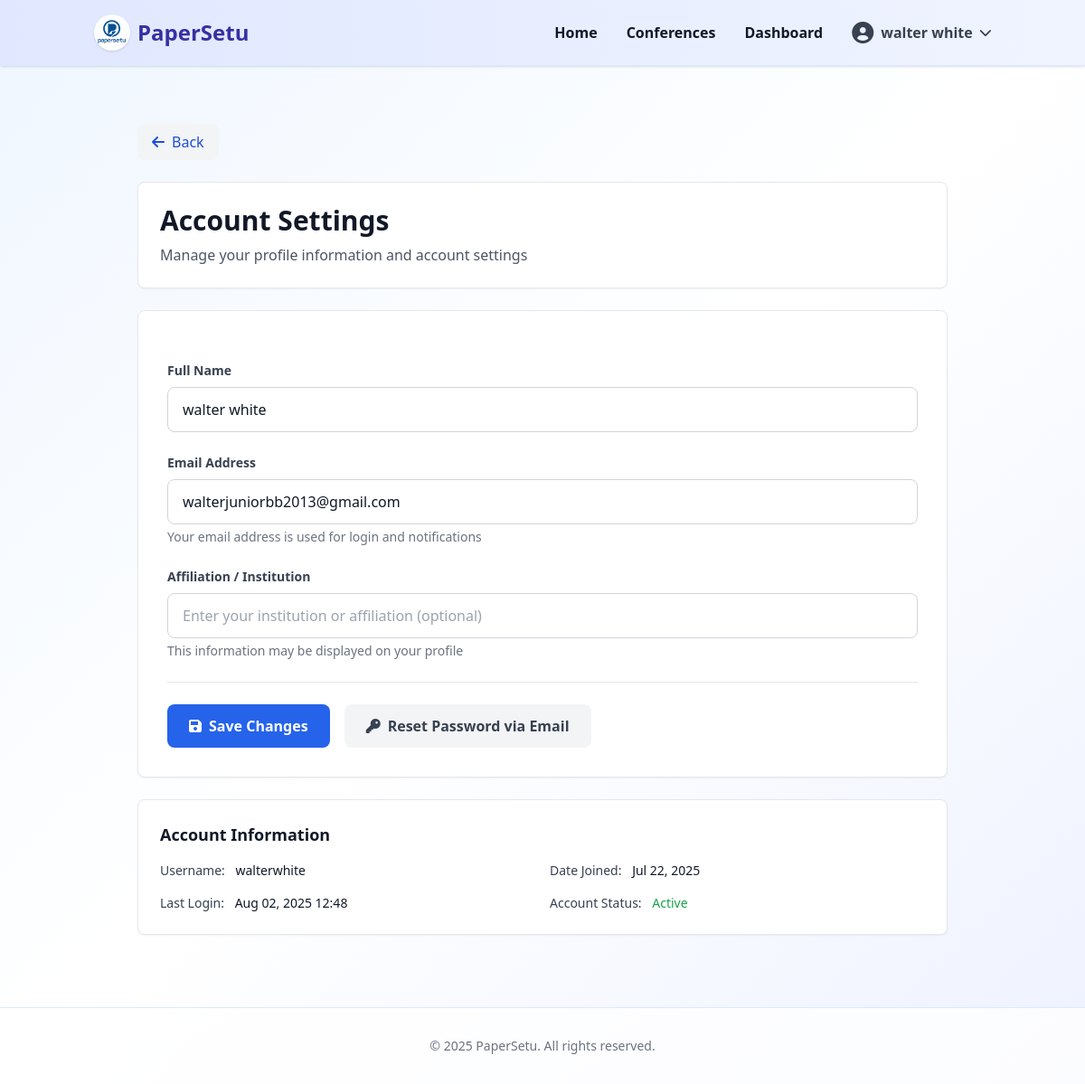
The page /dashboard/settings/ (signed in) on the database its author committed.
### accounts/models.py (models this page shows, shortened)
class User(AbstractUser):
    email = models.EmailField(unique=True)
    is_verified = models.BooleanField(default=False)
    otp = models.CharField(max_length=6, blank=True, null=True)
    otp_created_at = models.DateTimeField(blank=True, null=True)

### dashboard/views.py (the view, shortened to what this page needs)
# urls.py: path('settings/', views.user_settings, name='settings'),
@login_required
def user_settings(request):
    storage = messages.get_messages(request)
    storage.used = True  # Mark all messages as used to clear them
    return render(request, 'dashboard/settings.html', {'user': request.user})

### templates/dashboard/settings.html (shortened to what this page needs)
{% extends 'dashboard/dashboard.html' %}
{% load static %}
{% block content %}
<div class="max-w-4xl mx-auto">
    <button type="button" onclick="window.history.back()" class="mb-6 w-max px-4 py-2 bg-gray-100 hover:bg-blue-100 text-blue-700 rounded-lg flex items-center gap-2 transition-colors">
        <i class="fas fa-arrow-left"></i> Back
    </button>
    <div class="bg-white rounded-lg shadow-sm border border-gray-200 p-6 mb-6">
        <h1 class="text-3xl font-bold text-gray-900 mb-2">Account Settings</h1>
        <p class="text-gray-600">Manage your profile information and account settings</p>
    </div>
    <div class="bg-white rounded-lg shadow-sm border border-gray-200 p-8">
        <form method="post" class="space-y-6">
            <div>
                <label class="block text-sm font-semibold text-gray-700 mb-2">Full Name</label>
                <input type="text"
                       name="full_name"
                       value="{{ user.get_full_name }}"
                       class="w-full px-4 py-3 border border-gray-300 rounded-lg focus:ring-2 focus:ring-blue-500 focus:border-transparent transition-colors"
                       placeholder="Enter your full name">
            </div>
            <div>
                <label class="block text-sm font-semibold text-gray-700 mb-2">Email Address</label>
                <input type="email"
                       name="email"
                       value="{{ user.email }}"
                       class="w-full px-4 py-3 border border-gray-300 rounded-lg focus:ring-2 focus:ring-blue-500 focus:border-transparent transition-colors"
                       placeholder="Enter your email address">
                <p class="mt-1 text-sm text-gray-500">Your email address is used for login and notifications</p>
            </div>
            <div>
                <label class="block text-sm font-semibold text-gray-700 mb-2">Affiliation / Institution</label>
                <input type="text"
                       name="affiliation"
                       value="{% if user.profile.affiliation %}{{ user.profile.affiliation }}{% endif %}"
                       class="w-full px-4 py-3 border border-gray-300 rounded-lg focus:ring-2 focus:ring-blue-500 focus:border-transparent transition-colors"
                       placeholder="Enter your institution or affiliation (optional)">
                <p class="mt-1 text-sm text-gray-500">This information may be displayed on your profile</p>
            </div>
            <div class="flex gap-4 pt-6 border-t border-gray-200">
                <button type="submit"
                        class="bg-blue-600 text-white px-6 py-3 rounded-lg font-semibold hover:bg-blue-700 transition-colors focus:outline-none focus:ring-2 focus:ring-blue-500 focus:ring-offset-2">
                    <i class="fas fa-save mr-2"></i>Save Changes
                </button>
                <a href="{% url 'accounts:password_reset_request' %}"
                   class="bg-gray-100 text-gray-700 px-6 py-3 rounded-lg font-semibold hover:bg-gray-200 transition-colors focus:outline-none focus:ring-2 focus:ring-gray-500 focus:ring-offset-2">
                    <i class="fas fa-key mr-2"></i>Reset Password via Email
                </a>
            </div>
        </form>
    </div>
    <div class="bg-white rounded-lg shadow-sm border border-gray-200 p-6 mt-6">
        <h3 class="text-lg font-semibold text-gray-900 mb-4">Account Information</h3>
        <div class="grid grid-cols-1 md:grid-cols-2 gap-4 text-sm">
            <div>
                <span class="font-medium text-gray-700">Username:</span>
                <span class="text-gray-900 ml-2">{{ user.username }}</span>
            </div>
            <div>
                <span class="font-medium text-gray-700">Date Joined:</span>
                <span class="text-gray-900 ml-2">{{ user.date_joined|date:"M d, Y" }}</span>
            </div>
            <div>
                <span class="font-medium text-gray-700">Last Login:</span>
                <span class="text-gray-900 ml-2">{{ user.last_login|date:"M d, Y H:i"|default:"Never" }}</span>
            </div>
            <div>
                <span class="font-medium text-gray-700">Account Status:</span>
                <span class="text-green-600 ml-2 font-medium">Active</span>
            </div>
        </div>
    </div>
</div>
{% endblock %}

### templates/dashboard/dashboard.html (shortened to what this page needs)
{% load static %}
{% load conference_extras %}
<!DOCTYPE html>
<html lang="en">
<head>
    <script src="https://cdn.tailwindcss.com"></script>
    <link href="https://cdnjs.cloudflare.com/ajax/libs/font-awesome/6.0.0/css/all.min.css" rel="stylesheet">
</head>
<body class="bg-gradient-to-br from-blue-50 via-white to-indigo-50 min-h-screen text-gray-900">
    <nav class="gradient-header shadow mb-8 border-b border-blue-100">
        <div class="container mx-auto px-4 py-4 flex justify-between items-center">
            <div class="flex items-center gap-2">
                <img src="{% static 'images/LOGO BG.png' %}" alt="PaperSetu Logo" class="w-10 h-10 rounded-full shadow bg-white">
                <span class="text-2xl font-bold text-indigo-800">PaperSetu</span>
            </div>
            <ul class="flex items-center gap-8 text-base font-semibold">
                <li><a href="/" class="hover:text-blue-600 transition">Home</a></li>
                <li><a href="/conference/" class="hover:text-blue-600 transition">Conferences</a></li>
                <li><a href="/dashboard/" class="hover:text-blue-600 transition">Dashboard</a></li>
                <li class="relative" x-data="{ open: false }">
                    <button @click="open = !open" class="flex items-center space-x-2 text-gray-700 hover:text-blue-600 transition-colors font-semibold">
                        <i class="fas fa-user-circle text-2xl"></i>
                        <span>{{ user.get_full_name|default:user.username }}</span>
                        <i class="fas fa-chevron-down text-sm"></i>
                    </button>
                </li>
            </ul>
        </div>
    </nav>
    <main class="container mx-auto px-4 py-8">
        {% block content %}{% endblock %}
    </main>
    <footer class="w-full bg-white/80 border-t border-blue-100 py-8 mt-12 text-center text-gray-500 text-sm">
        &copy; {% now "Y" %} PaperSetu. All rights reserved.
    </footer>
</body>
</html>

### templates/dashboard/dashboard.html (style rules this page uses)
.gradient-header { background: linear-gradient(90deg, #e0e7ff 0%, #f0f4ff 100%); }

### rows shown on the page
User: get_full_name "walter white", full_name "walter white", email "walterjuniorbb2013@gmail.com", username "walterwhite", date_joined "Jul 22, 2025", last_login "Aug 02, 2025 12:48"
